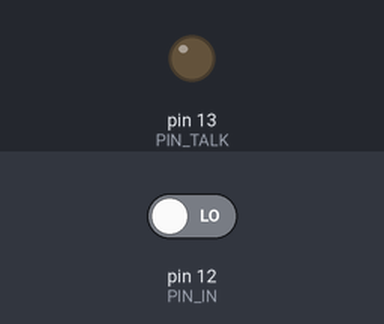
Simulated run of this sketch. Board: Arduino Uno, built with avr-gcc and run on an emulated ATmega328P. On the bench: output pins drawn as LEDs (lit = HIGH). Inputs (shaded band) come from the test bench; at power-on: pin 12 (PIN_IN) LOW. What the sketch prints to the serial monitor is not drawn.

Above: at 1.2 s.
1.3 s: pin 12 (PIN_IN) driven HIGH
At 1.7 s:
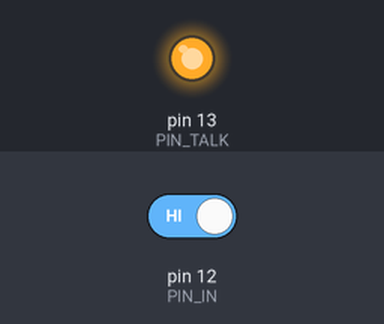
2.8 s: pin 12 (PIN_IN) driven LOW
At 4.1 s:
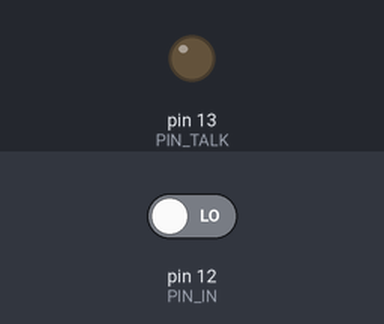
Timing chart, 0 to 5.8 s (numbered marks = the images above; inputs shaded):
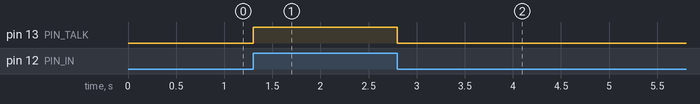

Measured:
- after the input at 1.3 s, pin 13 (PIN_TALK): LOW → HIGH at once
- after the input at 2.8 s, pin 13 (PIN_TALK): HIGH → LOW at once

The sketch:

macsimom_network_protocol_receive.ino
```cpp
// Understanding networking
//
// December 2017
// Nolan Price and Aaron Martins
//
// See https://github.com/atmartins/Arduino-Sketchbook/blob/master/README.md
//

int PIN_IN = 12;
int PIN_TALK = 13; //show what we received with on-board LED

void setup() {
  pinMode(PIN_IN, INPUT);
  pinMode(PIN_TALK, OUTPUT);
  Serial.begin(9600);
}

void loop() {
  int pinState = digitalRead(PIN_IN);
  digitalWrite(PIN_TALK, pinState);
  Serial.println(pinState);
  delay(1); // delay in between reads for stability
}
```
